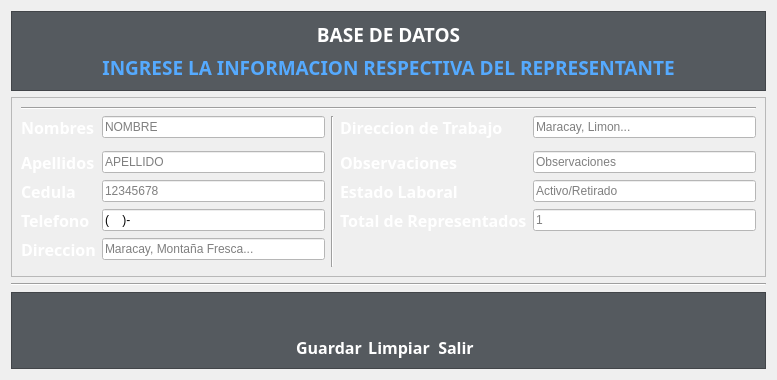
     <widget class="QWidget" name="qw_Representantes">
      <attribute name="title">
       <string>Representantes</string>
      </attribute>
      <layout class="QGridLayout" name="gridLayout_2">
       <item row="3" column="0">
        <widget class="QFrame" name="frame_8">
         <property name="styleSheet">
          <string notr="true">background-color: rgb(85, 90, 95);</string>
         </property>
         <property name="frameShape">
          <enum>QFrame::StyledPanel</enum>
         </property>
         <property name="frameShadow">
          <enum>QFrame::Raised</enum>
         </property>
         <layout class="QGridLayout" name="gridLayout_8">
          <item row="0" column="5" rowspan="2" colspan="2">
           <spacer name="horizontalSpacer_3">
            <property name="orientation">
             <enum>Qt::Horizontal</enum>
            </property>
            <property name="sizeHint" stdset="0">
             <size>
              <width>274</width>
              <height>20</height>
             </size>
            </property>
           </spacer>
          </item>
          <item row="0" column="0" rowspan="2">
           <spacer name="horizontalSpacer_4">
            <property name="orientation">
             <enum>Qt::Horizontal</enum>
            </property>
            <property name="sizeHint" stdset="0">
             <size>
              <width>275</width>
              <height>20</height>
             </size>
            </property>
           </spacer>
          </item>
          <item row="2" column="4">
           <widget class="QLabel" name="label_19">
            <property name="font">
             <font>
              <family>Poppins</family>
              <pointsize>12</pointsize>
              <weight>75</weight>
              <bold>true</bold>
             </font>
            </property>
            <property name="styleSheet">
             <string notr="true">color: rgb(255, 255, 255);</string>
            </property>
            <property name="text">
             <string>&lt;html&gt;&lt;head/&gt;&lt;body&gt;&lt;p align=&quot;center&quot;&gt;Salir&lt;/p&gt;&lt;/body&gt;&lt;/html&gt;</string>
            </property>
           </widget>
          </item>
          <item row="1" column="4">
           <widget class="QPushButton" name="bttn_Rsalir">
            <property name="cursor">
             <cursorShape>PointingHandCursor</cursorShape>
            </property>
            <property name="styleSheet">
             <string notr="true">QPushButton:hover
{
	border-style: solid;
	background-color: #757a80;
}

QPushButton:pressed
{		
		color: rgb(255, 255, 255);
	 	background-color:#333639;
}</string>
            </property>
            <property name="text">
             <string/>
            </property>
            <property name="icon">
             <iconset resource="../assets/icons/resource.qrc">
              <normaloff>:/Botones salida/salir_icon.png</normaloff>:/Botones salida/salir_icon.png</iconset>
            </property>
            <property name="iconSize">
             <size>
              <width>50</width>
              <height>50</height>
             </size>
            </property>
            <property name="flat">
             <bool>true</bool>
            </property>
           </widget>
          </item>
          <item row="1" column="3">
           <widget class="QPushButton" name="bttn_Rlimpiar">
            <property name="cursor">
             <cursorShape>PointingHandCursor</cursorShape>
            </property>
            <property name="styleSheet">
             <string notr="true">QPushButton:hover
{
	border-style: solid;
	background-color: #757a80;
}

QPushButton:pressed
{		
		color: rgb(255, 255, 255);
	 	background-color:#333639;
}</string>
            </property>
            <property name="text">
             <string/>
            </property>
            <property name="icon">
             <iconset resource="../assets/icons/resource.qrc">
              <normaloff>:/Botones salida/clear_icon.png</normaloff>:/Botones salida/clear_icon.png</iconset>
            </property>
            <property name="iconSize">
             <size>
              <width>50</width>
              <height>50</height>
             </size>
            </property>
            <property name="flat">
             <bool>true</bool>
            </property>
           </widget>
          </item>
          <item row="2" column="3">
           <widget class="QLabel" name="label_15">
            <property name="font">
             <font>
              <family>Poppins</family>
              <pointsize>12</pointsize>
              <weight>75</weight>
              <bold>true</bold>
             </font>
            </property>
            <property name="styleSheet">
             <string notr="true">color: rgb(255, 255, 255);</string>
            </property>
            <property name="text">
             <string>&lt;html&gt;&lt;head/&gt;&lt;body&gt;&lt;p align=&quot;center&quot;&gt;Limpiar&lt;/p&gt;&lt;/body&gt;&lt;/html&gt;</string>
            </property>
           </widget>
          </item>
          <item row="1" column="2">
           <widget class="QPushButton" name="bttn_Rguardar">
            <property name="cursor">
             <cursorShape>PointingHandCursor</cursorShape>
            </property>
            <property name="styleSheet">
             <string notr="true">QPushButton:hover
{
	border-style: solid;
	background-color: #757a80;
}

QPushButton:pressed
{		
		color: rgb(255, 255, 255);
	 	background-color:#333639;
}</string>
            </property>
            <property name="text">
             <string/>
            </property>
            <property name="icon">
             <iconset resource="../assets/icons/resource.qrc">
              <normaloff>:/Botones salida/save-icon.png</normaloff>:/Botones salida/save-icon.png</iconset>
            </property>
            <property name="iconSize">
             <size>
              <width>50</width>
              <height>50</height>
             </size>
            </property>
            <property name="flat">
             <bool>true</bool>
            </property>
           </widget>
          </item>
          <item row="2" column="2">
           <widget class="QLabel" name="label_16">
            <property name="font">
             <font>
              <family>Poppins</family>
              <pointsize>12</pointsize>
              <weight>75</weight>
              <bold>true</bold>
             </font>
            </property>
            <property name="styleSheet">
             <string notr="true">color: rgb(255, 255, 255);</string>
            </property>
            <property name="text">
             <string>&lt;html&gt;&lt;head/&gt;&lt;body&gt;&lt;p align=&quot;center&quot;&gt;Guardar&lt;/p&gt;&lt;/body&gt;&lt;/html&gt;</string>
            </property>
           </widget>
          </item>
         </layout>
        </widget>
       </item>
       <item row="2" column="0">
        <widget class="Line" name="line_5">
         <property name="orientation">
          <enum>Qt::Horizontal</enum>
         </property>
        </widget>
       </item>
       <item row="0" column="0">
        <widget class="QFrame" name="frame_5">
         <property name="styleSheet">
          <string notr="true">background-color: rgb(85, 90, 95);</string>
         </property>
         <property name="frameShape">
          <enum>QFrame::StyledPanel</enum>
         </property>
         <property name="frameShadow">
          <enum>QFrame::Raised</enum>
         </property>
         <layout class="QVBoxLayout" name="verticalLayout_2">
          <item>
           <widget class="QLabel" name="ql_Rbasededatos">
            <property name="font">
             <font>
              <family>Poppins</family>
              <pointsize>14</pointsize>
              <weight>75</weight>
              <bold>true</bold>
             </font>
            </property>
            <property name="styleSheet">
             <string notr="true">color: rgb(255, 255, 255);</string>
            </property>
            <property name="text">
             <string>&lt;html&gt;&lt;head/&gt;&lt;body&gt;&lt;p align=&quot;center&quot;&gt;BASE DE DATOS&lt;/p&gt;&lt;/body&gt;&lt;/html&gt;</string>
            </property>
           </widget>
          </item>
          <item>
           <widget class="QLabel" name="ql_Ringresarinfo">
            <property name="font">
             <font>
              <family>Poppins</family>
              <pointsize>14</pointsize>
              <weight>75</weight>
              <bold>true</bold>
             </font>
            </property>
            <property name="styleSheet">
             <string notr="true">color: rgb(85, 170, 255);</string>
            </property>
            <property name="text">
             <string>&lt;html&gt;&lt;head/&gt;&lt;body&gt;&lt;p align=&quot;center&quot;&gt;INGRESE LA INFORMACION RESPECTIVA DEL REPRESENTANTE&lt;/p&gt;&lt;/body&gt;&lt;/html&gt;</string>
            </property>
           </widget>
          </item>
         </layout>
        </widget>
       </item>
       <item row="1" column="0">
        <widget class="QFrame" name="frame_7">
         <property name="frameShape">
          <enum>QFrame::StyledPanel</enum>
         </property>
         <property name="frameShadow">
          <enum>QFrame::Raised</enum>
         </property>
         <layout class="QGridLayout" name="gridLayout_7">
          <item row="6" column="1">
           <widget class="QLineEdit" name="qlinee_Rdireccioninfo">
            <property name="styleSheet">
             <string notr="true">background-color:rgb(255, 255, 255);</string>
            </property>
            <property name="inputMask">
             <string/>
            </property>
            <property name="placeholderText">
             <string>Maracay, Montaña Fresca...</string>
            </property>
           </widget>
          </item>
          <item row="4" column="0">
           <widget class="QLabel" name="ql_RcedulaText">
            <property name="font">
             <font>
              <family>Poppins</family>
              <pointsize>12</pointsize>
              <weight>75</weight>
              <bold>true</bold>
             </font>
            </property>
            <property name="styleSheet">
             <string notr="true">color: rgb(255, 255, 255);</string>
            </property>
            <property name="text">
             <string>Cedula</string>
            </property>
           </widget>
          </item>
          <item row="3" column="3">
           <widget class="QLabel" name="ql_RobservacionesText">
            <property name="font">
             <font>
              <family>Poppins</family>
              <pointsize>12</pointsize>
              <weight>75</weight>
              <bold>true</bold>
             </font>
            </property>
            <property name="styleSheet">
             <string notr="true">color: rgb(255, 255, 255);</string>
            </property>
            <property name="text">
             <string>Observaciones</string>
            </property>
           </widget>
          </item>
          <item row="3" column="1">
           <widget class="QLineEdit" name="qlinee_RapellidosInfo">
            <property name="styleSheet">
             <string notr="true">background-color:rgb(255, 255, 255);</string>
            </property>
            <property name="placeholderText">
             <string>APELLIDO</string>
            </property>
           </widget>
          </item>
          <item row="0" column="0" colspan="5">
           <widget class="Line" name="line_6">
            <property name="orientation">
             <enum>Qt::Horizontal</enum>
            </property>
           </widget>
          </item>
          <item row="4" column="1">
           <widget class="QLineEdit" name="qlinee_RcedulaInfo">
            <property name="styleSheet">
             <string notr="true">background-color:rgb(255, 255, 255);</string>
            </property>
            <property name="inputMask">
             <string>99999999</string>
            </property>
            <property name="maxLength">
             <number>8</number>
            </property>
            <property name="placeholderText">
             <string>12345678</string>
            </property>
           </widget>
          </item>
          <item row="5" column="1">
           <widget class="QLineEdit" name="qlinee_RntelefonoInfo">
            <property name="styleSheet">
             <string notr="true">background-color:rgb(255, 255, 255);</string>
            </property>
            <property name="inputMask">
             <string>(9999)-9999999</string>
            </property>
            <property name="text">
             <string>()-</string>
            </property>
            <property name="placeholderText">
             <string/>
            </property>
           </widget>
          </item>
          <item row="3" column="4">
           <widget class="QLineEdit" name="qlinee_RobservacionesInfo">
            <property name="styleSheet">
             <string notr="true">background-color:rgb(255, 255, 255);</string>
            </property>
            <property name="placeholderText">
             <string>Observaciones</string>
            </property>
           </widget>
          </item>
          <item row="6" column="0">
           <widget class="QLabel" name="ql_RdireccionText">
            <property name="font">
             <font>
              <family>Poppins</family>
              <pointsize>12</pointsize>
              <weight>75</weight>
              <bold>true</bold>
             </font>
            </property>
            <property name="styleSheet">
             <string notr="true">color: rgb(255, 255, 255);</string>
            </property>
            <property name="text">
             <string>Direccion</string>
            </property>
           </widget>
          </item>
          <item row="1" column="4">
           <widget class="QLineEdit" name="qlinee_RdirecciontrabInfo">
            <property name="styleSheet">
             <string notr="true">background-color:rgb(255, 255, 255);</string>
            </property>
            <property name="placeholderText">
             <string>Maracay, Limon...</string>
            </property>
           </widget>
          </item>
          <item row="1" column="2" rowspan="7">
           <widget class="Line" name="line_4">
            <property name="orientation">
             <enum>Qt::Vertical</enum>
            </property>
           </widget>
          </item>
          <item row="1" column="3">
           <widget class="QLabel" name="ql_RdirecciontrabText">
            <property name="font">
             <font>
              <family>Poppins</family>
              <pointsize>12</pointsize>
              <weight>75</weight>
              <bold>true</bold>
             </font>
            </property>
            <property name="styleSheet">
             <string notr="true">color: rgb(255, 255, 255);</string>
            </property>
            <property name="text">
             <string>Direccion de Trabajo</string>
            </property>
           </widget>
          </item>
          <item row="5" column="0">
           <widget class="QLabel" name="ql_RntelefonoText">
            <property name="font">
             <font>
              <family>Poppins</family>
              <pointsize>12</pointsize>
              <weight>75</weight>
              <bold>true</bold>
             </font>
            </property>
            <property name="styleSheet">
             <string notr="true">color: rgb(255, 255, 255);</string>
            </property>
            <property name="text">
             <string>Telefono</string>
            </property>
           </widget>
          </item>
          <item row="3" column="0">
           <widget class="QLabel" name="ql_RapellidoText">
            <property name="font">
             <font>
              <family>Poppins</family>
              <pointsize>12</pointsize>
              <weight>75</weight>
              <bold>true</bold>
             </font>
            </property>
            <property name="styleSheet">
             <string notr="true">color: rgb(255, 255, 255);</string>
            </property>
            <property name="text">
             <string>Apellidos</string>
            </property>
           </widget>
          </item>
          <item row="1" column="1">
           <widget class="QLineEdit" name="qlinee_RnombreInfo">
            <property name="styleSheet">
             <string notr="true">background-color:rgb(255, 255, 255);</string>
            </property>
            <property name="placeholderText">
             <string>NOMBRE</string>
            </property>
           </widget>
          </item>
          <item row="1" column="0">
           <widget class="QLabel" name="ql_RnombreText">
            <property name="font">
             <font>
              <family>Poppins</family>
              <pointsize>12</pointsize>
              <weight>75</weight>
              <bold>true</bold>
             </font>
            </property>
            <property name="styleSheet">
             <string notr="true">color: rgb(255, 255, 255);</string>
            </property>
            <property name="text">
             <string>Nombres</string>
            </property>
           </widget>
          </item>
          <item row="4" column="3">
           <widget class="QLabel" name="ql_RestadolabText">
            <property name="font">
             <font>
              <family>Poppins</family>
              <pointsize>12</pointsize>
              <weight>75</weight>
              <bold>true</bold>
             </font>
            </property>
            <property name="styleSheet">
             <string notr="true">color: rgb(255, 255, 255);</string>
            </property>
            <property name="text">
             <string>Estado Laboral</string>
            </property>
           </widget>
          </item>
          <item row="4" column="4">
           <widget class="QLineEdit" name="qlinee_estadolabInfo">
            <property name="styleSheet">
             <string notr="true">background-color: rgb(255, 255, 255);</string>
            </property>
            <property name="placeholderText">
             <string>Activo/Retirado</string>
            </property>
           </widget>
          </item>
          <item row="5" column="3">
           <widget class="QLabel" name="ql_RtotalrepreText">
            <property name="font">
             <font>
              <family>Poppins</family>
              <pointsize>12</pointsize>
              <weight>75</weight>
              <bold>true</bold>
             </font>
            </property>
            <property name="styleSheet">
             <string notr="true">color: rgb(255, 255, 255);</string>
            </property>
            <property name="text">
             <string>Total de Representados</string>
            </property>
           </widget>
          </item>
          <item row="5" column="4">
           <widget class="QLineEdit" name="qlinee_RtotalrepreInfo">
            <property name="styleSheet">
             <string notr="true">background-color:rgb(255, 255, 255);</string>
            </property>
            <property name="inputMask">
             <string>99</string>
            </property>
            <property name="placeholderText">
             <string>1</string>
            </property>
           </widget>
          </item>
         </layout>
        </widget>
       </item>
      </layout>
     </widget>
